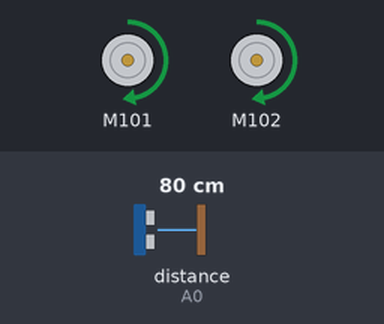
This sketch was run on a simulated Arduino Uno, built with avr-gcc and run on an emulated ATmega328P. Parts: 2 × DC motor (green arrow = forward, orange = backward, longer = faster). Inputs (shaded band) come from the test bench; at power-on: distance to the obstacle (sensor on A0) 80 cm.

Above: at 1.7 s.
1.8 s: distance to the obstacle (sensor on A0) set to 22 cm
3.3 s: distance to the obstacle (sensor on A0) set to 17 cm
At 4.5 s:
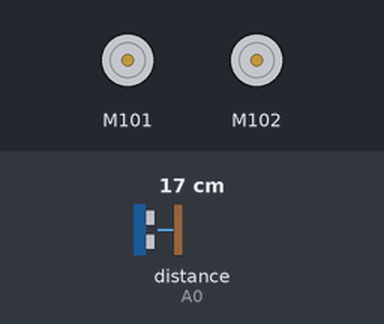
4.8 s: distance to the obstacle (sensor on A0) set to 23 cm
6.3 s: distance to the obstacle (sensor on A0) set to 28 cm
At 7.3 s:
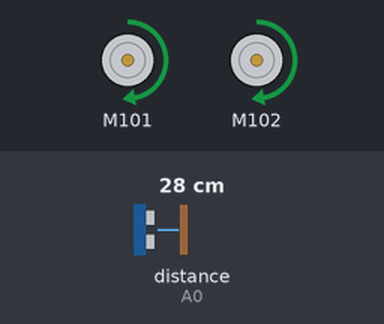
7.8 s: distance to the obstacle (sensor on A0) set to 2 cm
At 8.1 s:
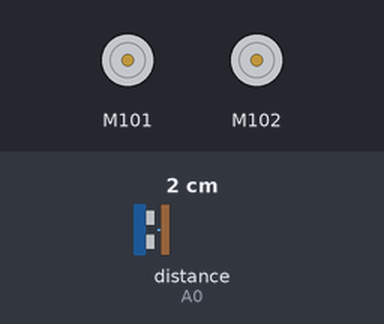
Timing chart, 0 to 10.3 s (numbered marks = the images above; inputs shaded):
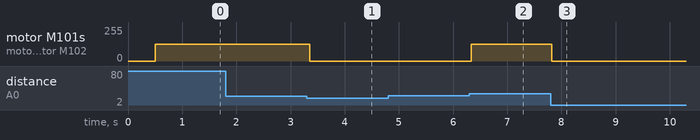

The sketch:

main.ino
```cpp
#include <Grove_I2C_Motor_Driver.h>
#include <SharpIR.h>

#define I2C_ADDRESS 0x0f

// ---- Réglages ----
const int SEUIL_ARRET  = 20; // cm : arrêt (doit rester > 10 cm)
const int SEUIL_REPART = 25; // cm : repart
const int VITESSE      = 50; // de -100 à 100

// Capteur Sharp GP2Y0A21YK0F sur le port A0 du Base Shield
SharpIR sharp(SharpIR::GP2Y0A21YK0F, A0);

bool arrete = false;          // état actuel du robot
unsigned long tDetection = 0; // instant de la détection (ms)

// Lit la distance deux fois pour écarter une mesure parasite
int lireDistance() {
  int d1 = sharp.getDistance();
  int d2 = sharp.getDistance();
  return max(d1, d2); // on garde la mesure la plus grande :  2 mesures proches pour s'arrêter
}

// Fait avancer les 2 moteurs simultanement à la même vitesse
void avancer() {
  Motor.speed(MOTOR1, VITESSE);
  Motor.speed(MOTOR2, VITESSE);
}

// Stoppe les 2 moteurs simultanement
void stopper() {
  Motor.stop(MOTOR1);
  Motor.stop(MOTOR2);
}

void setup() {
  Serial.begin(9600);
  Motor.begin(I2C_ADDRESS);
  delay(500);
  avancer(); // la voiture avance
}

// boucle de detection d'obstacle
void loop() {
  int d = lireDistance(); // lit la distance entre la voiture et un obstacle

  if (!arrete && d < SEUIL_ARRET) { // si la voiture n'est pas à l'arrêt et que la distance avec un obstacle est inférieur au seuil d'arrêt
    stopper(); // voiture s'arrête
    arrete = true;
  }

  if(arrete && d > SEUIL_REPART) { // si la voiture est à l'arrêt et que la distance avec un obstacle est supérieur au seuil de repart
    avancer(); // voiture repart
    arrete = false;
  }
}
```

Measured:
- the behaviour switches between 20 and 19 cm on distance to the obstacle (sensor on A0) (found by bisection; images 0 and 1)
- the behaviour switches between 25 and 26 cm on distance to the obstacle (sensor on A0) (found by bisection; images 1 and 2)
- after the input at 1.8 s, every drawn part: stays the same
- after the input at 3.3 s, motor M101, motor M102: forward 127/255 → stopped after 0.06 s
- after the input at 4.8 s, every drawn part: stays the same
- after the input at 6.3 s, motor M101, motor M102: stopped → forward 127/255 at once
- after the input at 7.8 s, motor M101, motor M102: forward 127/255 → stopped at once
